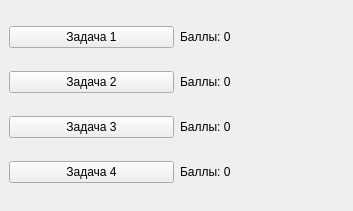
<?xml version="1.0" encoding="UTF-8"?>
<ui version="4.0">
 <class>MainWindow</class>
 <widget class="QMainWindow" name="MainWindow">
  <property name="geometry">
   <rect>
    <x>0</x>
    <y>0</y>
    <width>353</width>
    <height>211</height>
   </rect>
  </property>
  <property name="windowTitle">
   <string>Программа - клиент</string>
  </property>
  <widget class="QWidget" name="centralwidget">
   <layout class="QGridLayout" name="gridLayout">
    <item row="2" column="1">
     <widget class="QLabel" name="labelBallTask3">
      <property name="text">
       <string>Баллы: 0</string>
      </property>
     </widget>
    </item>
    <item row="3" column="0">
     <widget class="QPushButton" name="buttonTask4">
      <property name="text">
       <string>Задача 4</string>
      </property>
     </widget>
    </item>
    <item row="0" column="0">
     <widget class="QPushButton" name="buttonTask1">
      <property name="text">
       <string>Задача 1</string>
      </property>
     </widget>
    </item>
    <item row="2" column="0">
     <widget class="QPushButton" name="buttonTask3">
      <property name="text">
       <string>Задача 3</string>
      </property>
     </widget>
    </item>
    <item row="1" column="0">
     <widget class="QPushButton" name="buttonTask2">
      <property name="text">
       <string>Задача 2</string>
      </property>
     </widget>
    </item>
    <item row="0" column="1">
     <widget class="QLabel" name="labelBallTask1">
      <property name="text">
       <string>Баллы: 0</string>
      </property>
     </widget>
    </item>
    <item row="3" column="1">
     <widget class="QLabel" name="labelBallTask4">
      <property name="text">
       <string>Баллы: 0</string>
      </property>
     </widget>
    </item>
    <item row="1" column="1">
     <widget class="QLabel" name="labelBallTask2">
      <property name="text">
       <string>Баллы: 0</string>
      </property>
     </widget>
    </item>
   </layout>
  </widget>
 </widget>
 <resources/>
 <connections/>
</ui>
